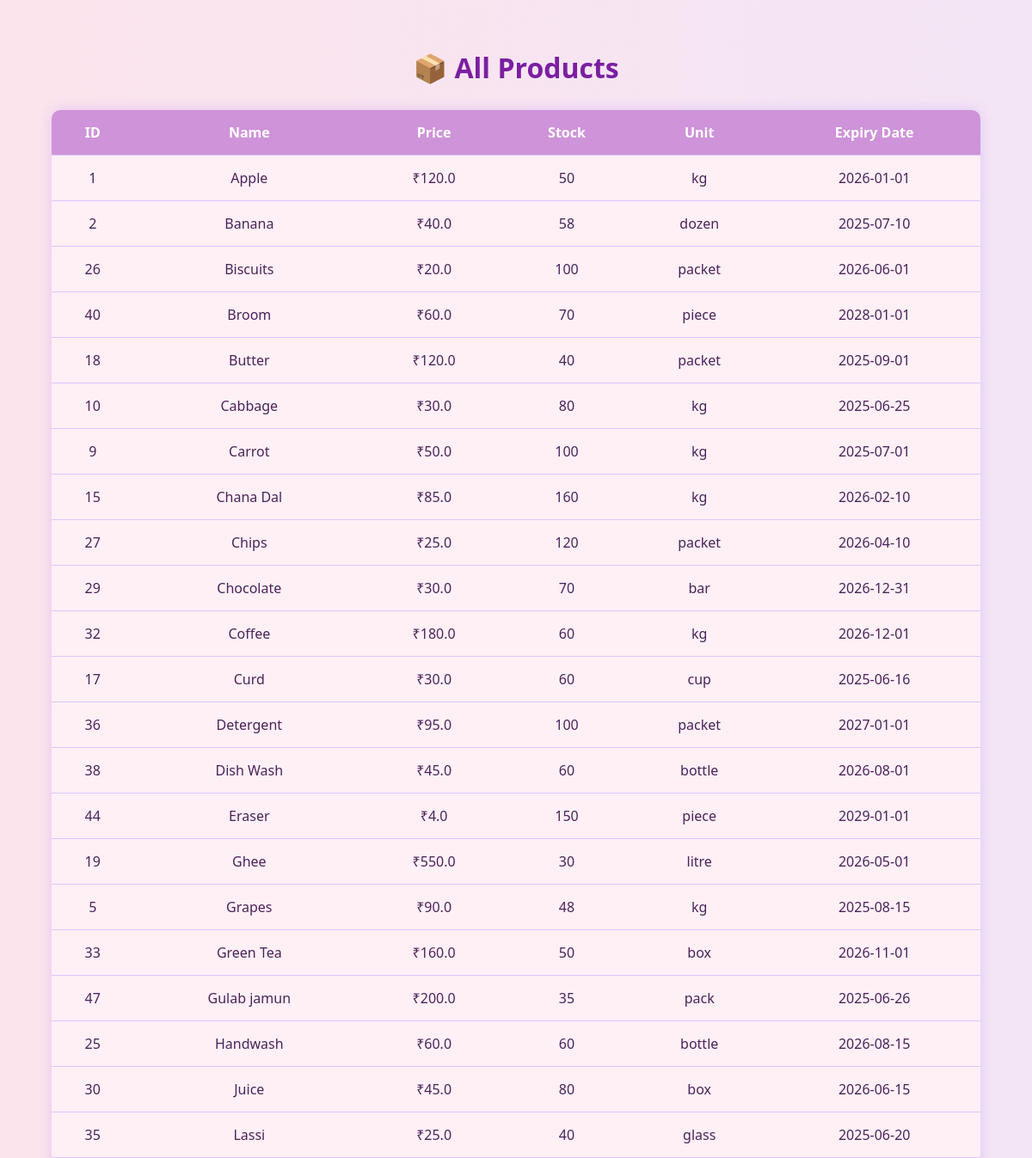
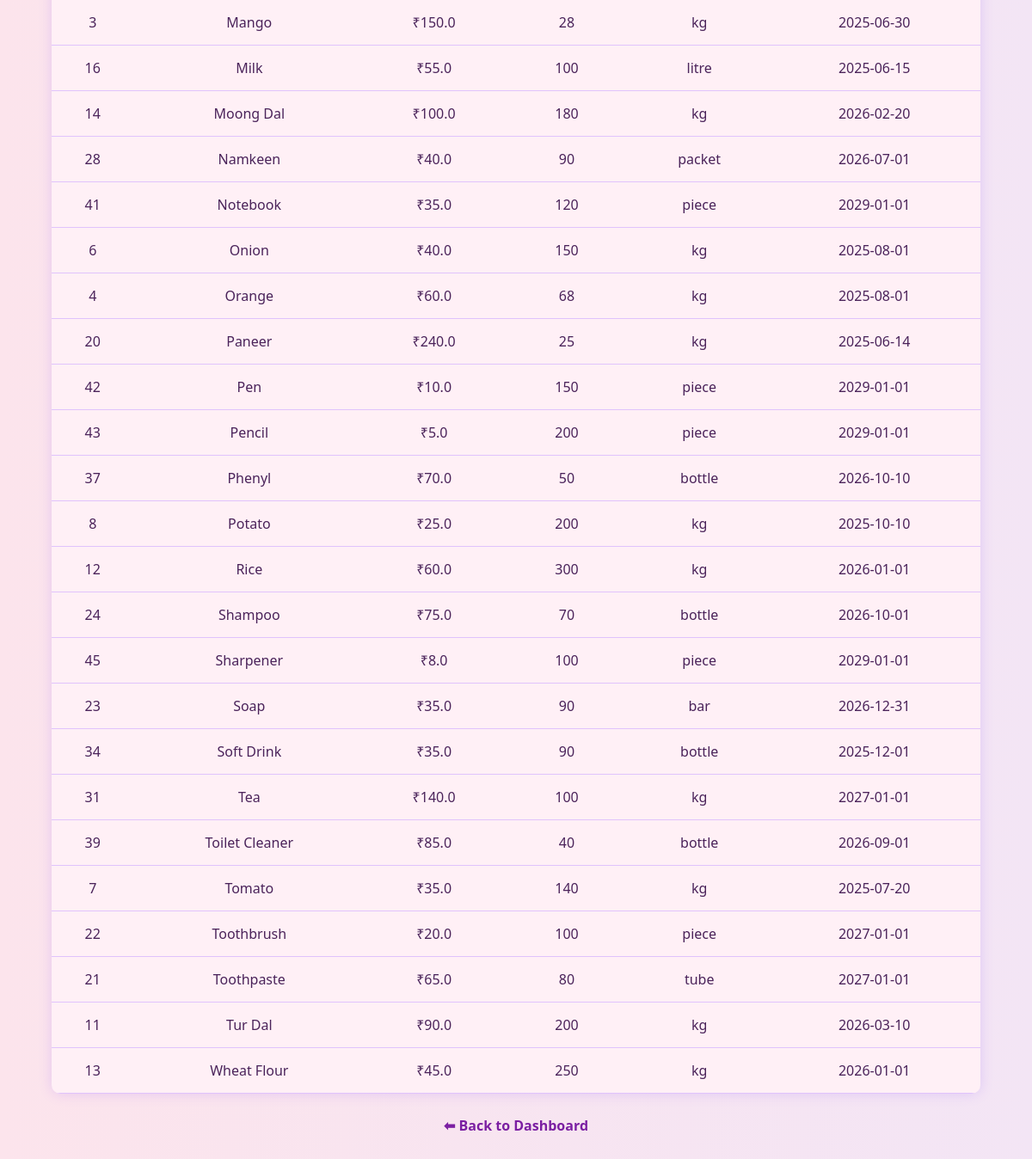
Before: /manager/products (signed in) with the older database file (2 pictures, top to bottom).
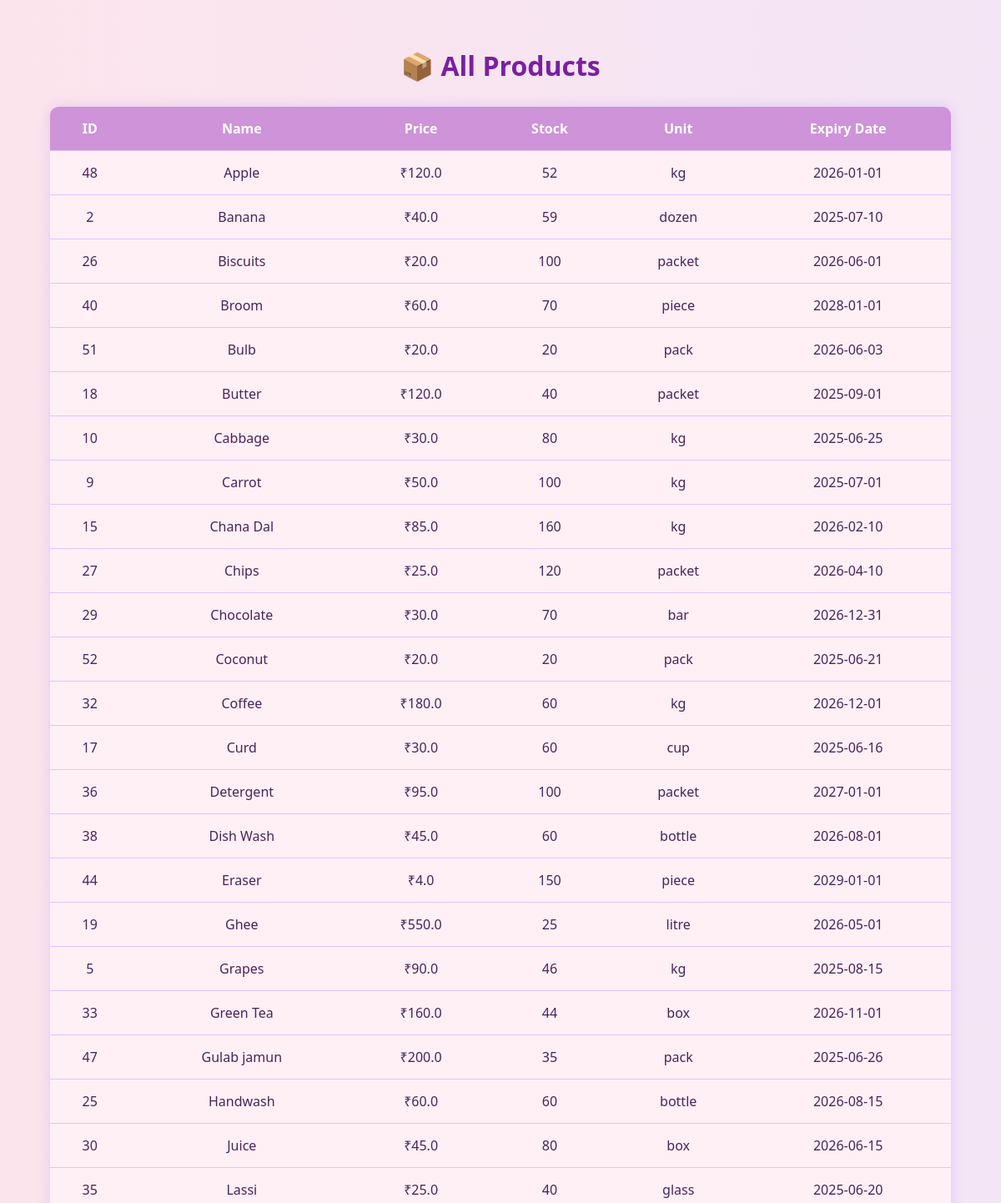
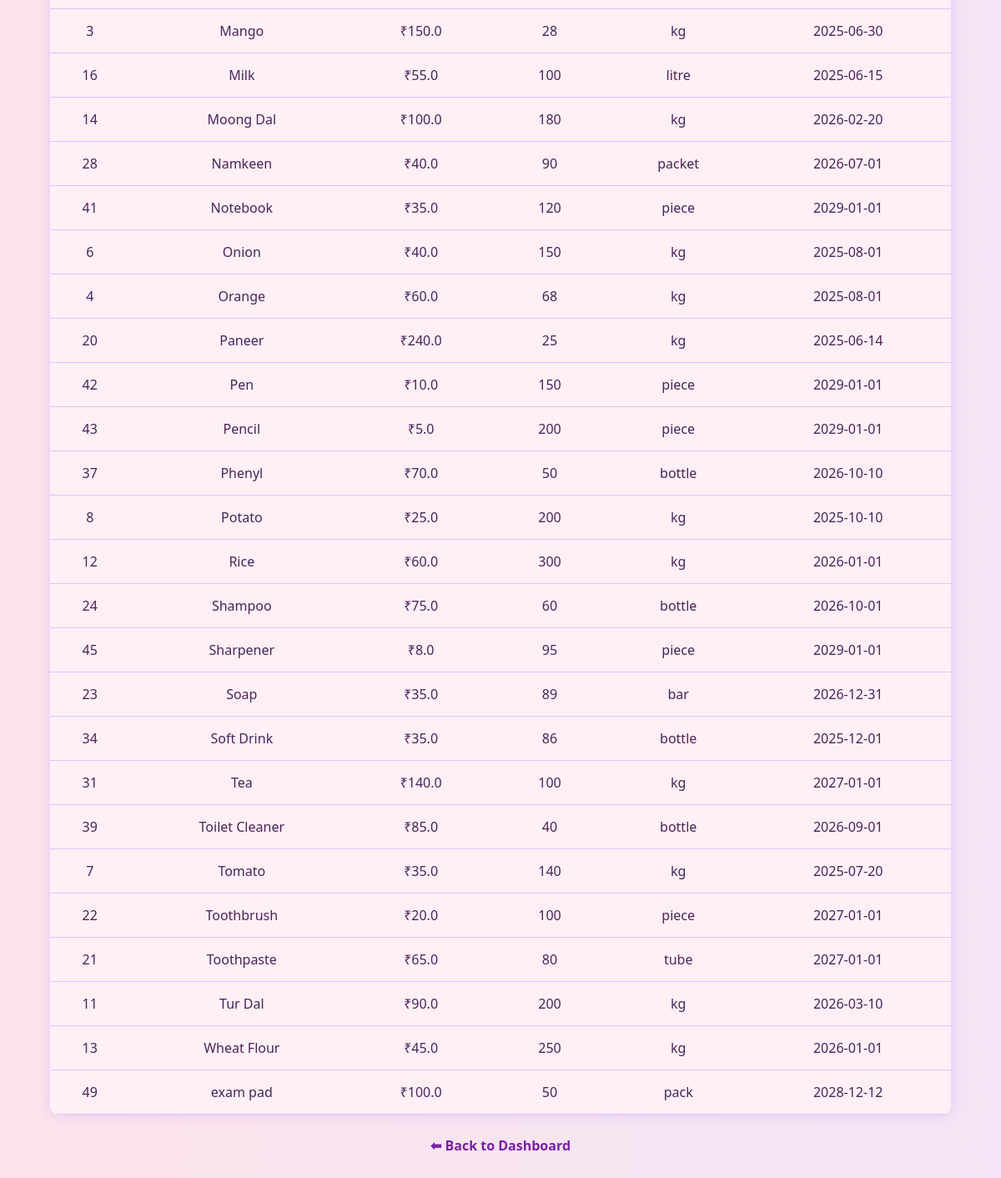
After: the same page with the newer database file (2 pictures, top to bottom).
### tables this page shows
CREATE TABLE products(
            id INTEGER PRIMARY KEY AUTOINCREMENT,
            name TEXT NOT NULL,
            description TEXT,
            price REAL NOT NULL,
            stock INTEGER NOT NULL,
            expiry_date TEXT,
            unit TEXT NOT NULL,
            image_url TEXT,
            category TEXT
        );

### app.py (the view)
@app.route('/manager/products')
def manager_view_products():
    if 'role' in session and session['role'] == 'manager':
        with get_db_connection() as conn:
            cursor = conn.cursor()
            cursor.execute("""
                SELECT id, name, price, stock, expiry_date, unit, image_url
                FROM products
                ORDER BY name ASC
            """)
            products = cursor.fetchall()
        return render_template("manager_products.html", products=products)
    return redirect('/login')

### app.py (called while the page is built)
@contextmanager
def get_db_connection():
    conn = sqlite3.connect("grocery.db", timeout=10)
    conn.execute("PRAGMA journal_mode=WAL;")
    try:
        yield conn
        conn.commit()
    except Exception as e:
        conn.rollback()
        raise e
    finally:
        conn.close()

### templates/manager_products.html (shortened to what this page needs)
<!DOCTYPE html>
<html lang="en">
<head>
    <link href="https://cdn.jsdelivr.net/npm/bootstrap@5.3.3/dist/css/bootstrap.min.css" rel="stylesheet">
</head>
<body>
    <h2>📦 All Products</h2>
    <table>
        <tr>
            <th>ID</th>
            <th>Name</th>
            <th>Price</th>
            <th>Stock</th>
            <th>Unit</th>
            <th>Expiry Date</th>
        </tr>
        {% for prod in products %}
        <tr class="{% if loop.index <= 2 %}top-row{% endif %}">
            <td>{{ prod[0] }}</td>
            <td>
                {{ prod[1] }}
            </td>
            <td>₹{{ prod[2] }}</td>
            <td>{{ prod[3] }}</td>
            <td>{{ prod[5] }}</td>
            <td>{{ prod[4] or '—' }}</td>
        </tr>
        {% endfor %}
    </table>
    <a class="back-link" href="{{ url_for('manager_dashboard') }}">⬅ Back to Dashboard</a>
</body>
</html>

Changed rows visible on the page:
removed products: id "1", name "Apple", price "120.0", stock "50", unit "kg", expiry_date "2026-01-01"
added products: id "48", name "Apple", price "120.0", stock "52", unit "kg", expiry_date "2026-01-01"
changed products "Banana": stock "58" → "59"
added products: id "51", name "Bulb", price "20.0", stock "20", unit "pack", expiry_date "2026-06-03"
added products: id "52", name "Coconut", price "20.0", stock "20", unit "pack", expiry_date "2025-06-21"
changed products "Ghee": stock "30" → "25"
changed products "Grapes": stock "48" → "46"
changed products "Green Tea": stock "50" → "44"
changed products "Shampoo": stock "70" → "60"
changed products "Sharpener": stock "100" → "95"
changed products "Soap": stock "90" → "89"
changed products "Soft Drink": stock "90" → "86"
added products: id "49", name "exam pad", price "100.0", stock "50", unit "pack", expiry_date "2028-12-12"
